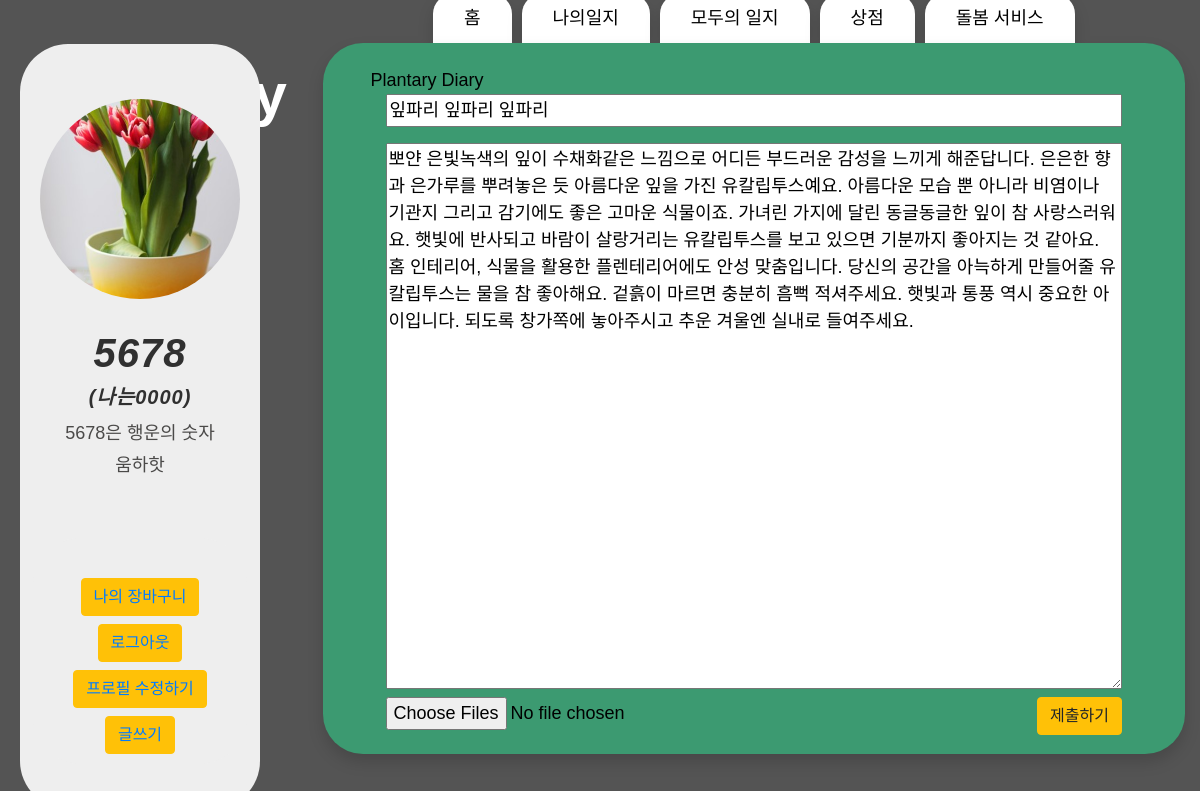
/ourdiary/11/update (signed in), run on the app's committed database.
### account/models.py (models this page shows)
class Profile(models.Model):
    user = models.OneToOneField(settings.AUTH_USER_MODEL, on_delete = models.CASCADE)
    description = models.TextField(blank = True)
    nickname = models.CharField(max_length=40, blank =True)
    image = ProcessedImageField(
        blank = True,
        upload_to = 'profile/images',
        processors = [ResizeToFill(300,300)],
        format = 'JPEG',
        options = {'quality':90},
    )

### ourdiary/models.py (models this page shows, shortened)
class Ourdiary(models.Model):
    author = models.ForeignKey(User, on_delete=models.CASCADE)
    title = models.CharField(max_length=255)
    image = models.ImageField(upload_to='images/')
    description = models.CharField(max_length=500)
    like_user_set = models.ManyToManyField(
        settings.AUTH_USER_MODEL,
        blank=True,
        related_name='like_user_set',
        through='Like'
    )

### ourdiary/views.py (the view, shortened to what this page needs)
# urls.py: path('<int:ourdiary_id>/update',views.update, name = 'update'),
def update(request, ourdiary_id):
    ourdiary = get_object_or_404(Ourdiary, pk = ourdiary_id)
    photo = Photo.objects.all()
    profile = Profile.objects.all()
    current_user = request.user
    return render(request, 'edit.html', {'ourdiary':ourdiary,'profile':profile, 'current_user':current_user})

### cart/context_processors.py (called while the page is built)
def counter(request):
    item_count = 0
    if 'admin' in request.path:
        return {}
    else:
        try:
            cart = Cart.objects.filter(cart_id=_cart_id(request))
            cart_items = CartItem.objects.all().filter(cart=cart[:1])
            for cart_item in cart_items:
                item_count += cart_item.quantity
        except Cart.DoesNotExist:
            item_count = 0
    return dict(item_count = item_count)

### cart/views.py (called while the page is built)
def _cart_id(request):
    cart = request.session.session_key
    if not cart:
        cart = request.session.create()
    return cart

### ourdiary/templates/edit.html (shortened to what this page needs)
{% extends 'base.html' %}
{% load static %}
{% block tab %}
<a class="nav-link shadow" href="{% url 'home' %}">홈</a>
{% if user.is_authenticated %}
<a class="nav-link shadow activate" href="{% url 'mylist' %}" role="tab" aria-selected="false">나의일지</a>
{% endif %}
<a class="nav-link shadow" href="{% url 'ourdiary' %}" role="tab" aria-selected="false">모두의 일지</a>
<a class="nav-link shadow" href="{% url 'storemain' %}" role="tab" aria-selected="false">상점</a>
<a class="nav-link shadow" href="{% url 'storemain' %}" role="tab" aria-selected="false">돌봄 서비스</a>
{% endblock %}
{% block contents %}
{% block title %} Plantary Diary {% endblock %}
<div class="container">
  <form method="POST" action="{%url 'update' ourdiary.id %}" enctype="multipart/form-data">
    <input type="text" name="title" value="{{ourdiary.title}}" style="width: 100%; margin-bottom: 1rem">
    <br>
    <textarea rows=20 name="body" style="overflow-y:scroll; width: 100%">{{ourdiary.description}}</textarea>
    <br>
    <input type="file" name="imgs" value="{{photo.image}}" multiple required>
    <input class="btn btn-warning" type="submit" value="제출하기" style="float: right">
  </form>
</div>
{% endblock %}

### project/templates/base.html (shortened to what this page needs)
{% load static %}
<!DOCTYPE html>
<html lang="en">
<head>
    <link rel="stylesheet" href="{% static 'css/style.css' %}">
    <link rel="stylesheet" href="https://cdn.jsdelivr.net/npm/bootstrap@4.5.3/dist/css/bootstrap.min.css"
>
    <link rel="stylesheet" href="{% static 'css/tooplate-style.css' %}">
</head>
<body style="background-image: url('{% static 'img/background.png' %}');">
    <div class="hero-wrap js-fullheight">
        <a class="whitea" href="{% url 'home' %}" style="position: fixed; padding: 50px; color: white; font-weight: 900; font-size: 60px;"> Plantary</a>
    </div>
    <section class="justify-content-center ftco-search">
        <div class="row">
            <div class="col-3">
                <section style="position: fixed; margin-top: 50px; width: 20%; margin-left: 20px">
                    {% if user.is_authenticated %}
                    <div class="tm-banner-inner">
                        {% if current_user.profile.image %}
                        {% for profile in profile.all %}
                        {%  ifequal forloop.counter 3 %}
                        <div class="profile_box">
                            <img class="profile" src="{{ current_user.profile.image.url }}" alt="{{ profile.image }}">
                        </div>
                        {% endifequal %}
                        {% endfor %}
                        {%endif%}
                        <h1 class="tm-banner-title">{{ user.username }}</h1>
                        <h5 class="tm-banner-title">({{ current_user.profile.nickname }})</h5>
                        <p class="tm-banner-subtitle">{{ current_user.profile.description }}</p>
                        <nav class="tm-main-nav">
                            <ul class="tm-main-nav-ul">
                                <button type="button" class="btn btn-warning mb-2"><a
                                    href="#">나의 장바구니</a></button>
                                <button type="button" class="btn btn-warning mb-2 whitea"><a
                                        href="javascript:{document.getElementById('logout').submit()}">로그아웃</a></button>
                                {% if user == current_user%}
                                <button type="button" class="btn btn-warning mb-2 whitea"><a
                                        href="{% url 'profile_update' %}">프로필 수정하기</a></button>
                                {% endif %}
                                <button type="button" class="btn btn-warning"><a href="{% url 'new' %}">글쓰기</a></button>
                            </ul>
                        </nav>
                    </div>
                    {% endif %}
                </section>
            </div>
            <div class="col-9">
                <div class="col-md-12 nav-link-wrap">
                    <div class="nav nav-pills justify-content-center text-center">
                        {% block tab %}
                        {% endblock %}
                    </div>
                </div>
                <div class="col-md-12 tab-wrap">
                    <div class="tab-content p-4 px-5 shadow h-100" style="border-radius: 40px; min-height: 700px">
                        {% block contents %}
                        {% endblock %}
                    </div>
                </div>
            </div>
        </div>
    </section>
</body>
</html>

### Main/static/css/tooplate-style.css (style rules this page uses)
ul { padding: 0; margin: 0; }
p { line-height: 1.8; }
body { color: #000; font-family: 'Noto Sans KR', sans-serif; font-size: 18px; font-weight: 300; overflow-x: hidden; }
.tm-main-nav { margin-top: 40px; border-radius: 3rem; background-color: #EEEEEE; font-size: 1.3rem; }
.tm-main-nav-ul { text-align: center; -webkit-box-flex: 1; -webkit-flex: 1; -ms-flex: 1; flex: 1; display: -webkit-box; display: -webkit-flex; display: -ms-flexbox; display: flex; -webkit-box-orient: vertical; -webkit-box-direction: normal; -webkit-flex-direction: column; -ms-flex-direction: column; flex-direction: column; -webkit-box-align: center; -webkit-align-items: center; -ms-flex-align: center; align-items: center; -webkit-box-pack: center; -webkit-justify-content: center; -ms-flex-pack: center; justify-content: center; }
.tm-banner-inner { border-radius: 3rem; background-color: #EEEEEE; color: rgb(39, 116, 23); height: 100%; padding: 35px 35px 45px; text-align: center; display: -webkit-box; display: -webkit-flex; display: -ms-flexbox; display: flex; -webkit-box-orient: vertical; -webkit-box-direction: normal; -webkit-flex-direction: column; -ms-flex-direction: column; flex-direction: column; -webkit-box-align: center; -webkit-align-items: center; -ms-flex-align: center; align-items: center; -webkit-box-pack: center; -webkit-justify-content: center; -ms-flex-pack: center; justify-content: center; }
.profile_box { width: 200px; height: 200px; border-radius: 70%; overflow: hidden; margin-bottom: 30px; margin-top: 20px; }
.profile { width: 100%; height: 100%; object-fit: cover; }
.tm-banner-title { font-family: 'Noto Sans KR', sans-serif; font-weight: 700; font-style: italic; font-size: 10; letter-spacing: 1px; text-transform: lowercase; }
.tm-banner-subtitle { font-family: 'Noto Sans KR', sans-serif; font-weight: 400; color: #4b4a49; font-size: 7; }
.tm-main-nav { display: -webkit-box; display: -webkit-flex; display: -ms-flexbox; display: flex; height: 100%; padding: 40px 40px 10px 40px; }

### data on the page
Profile: profile.image (picture)
Ourdiary: title "잎파리 잎파리 잎파리", body "뽀얀 은빛녹색의 잎이 수채화같은 느낌으로 어디든 부드러운 감성을 느끼게 해준답니다. 은은한 향과 은가루를 뿌려놓은 듯 아름다운 잎을 가진 유칼립투스예요. 아름다운 모습 뿐 아니라 비염이나 기관지 그리고 감기에도 좋은 고마운 식물이죠. 가녀린 가지에 달린 동글동글한 잎이 참 사랑스러워요. 햇빛에 반사되고 바람이 살랑거리는 유칼립투스를 보고 있으면 기분까지 좋아지는 것 같아요. 홈 인테리어, 식물을 활용한 플렌테리어에도 안성 맞춤입니다. 당신의 공간을 아늑하게 만들어줄 유칼립투스는 물을 참 좋아해요. 겉흙이 마르면 충분히 흠뻑 적셔주세요. 햇빛과 통풍 역시 중요한 아이입니다. 되도록 창가쪽에 놓아주시고 추운 겨울엔 실내로 들여주세요."

### other printed values
{{ user.username }} "5678"
{{ current_user.profile.nickname }} "나는0000"
{{ current_user.profile.description }} "5678은 행운의 숫자 움하핫"
